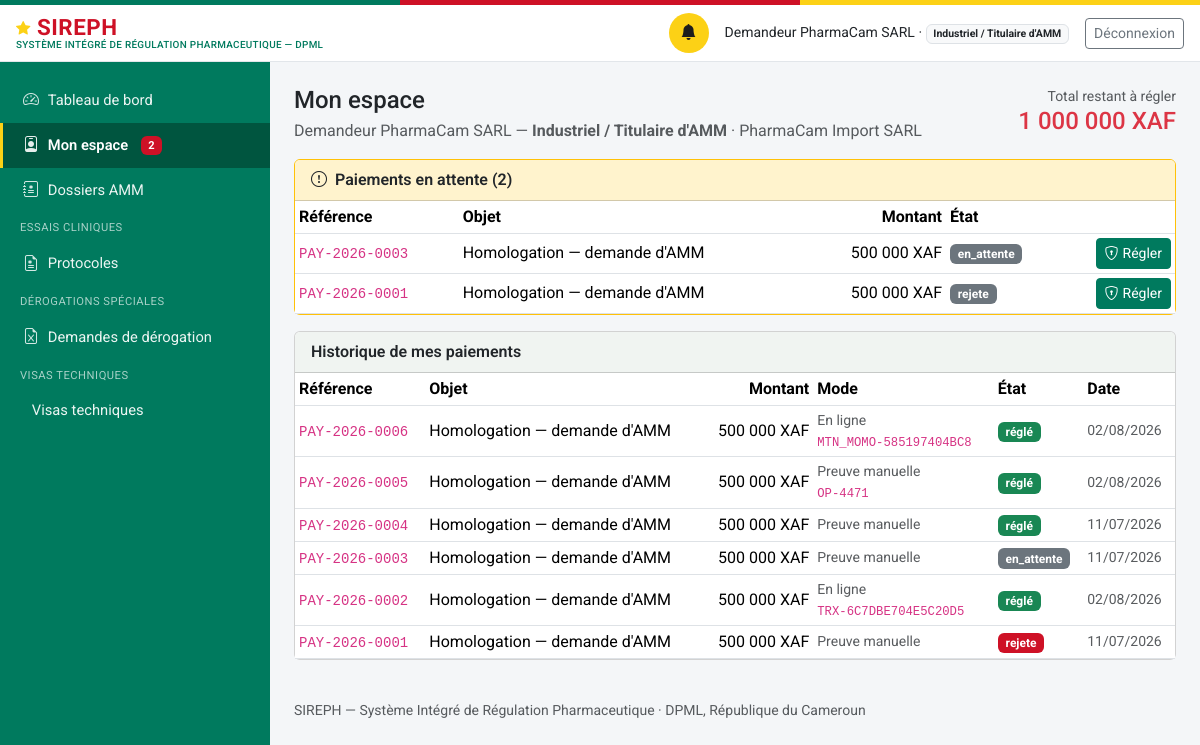
The app's page /mon-espace (signed in), older data.
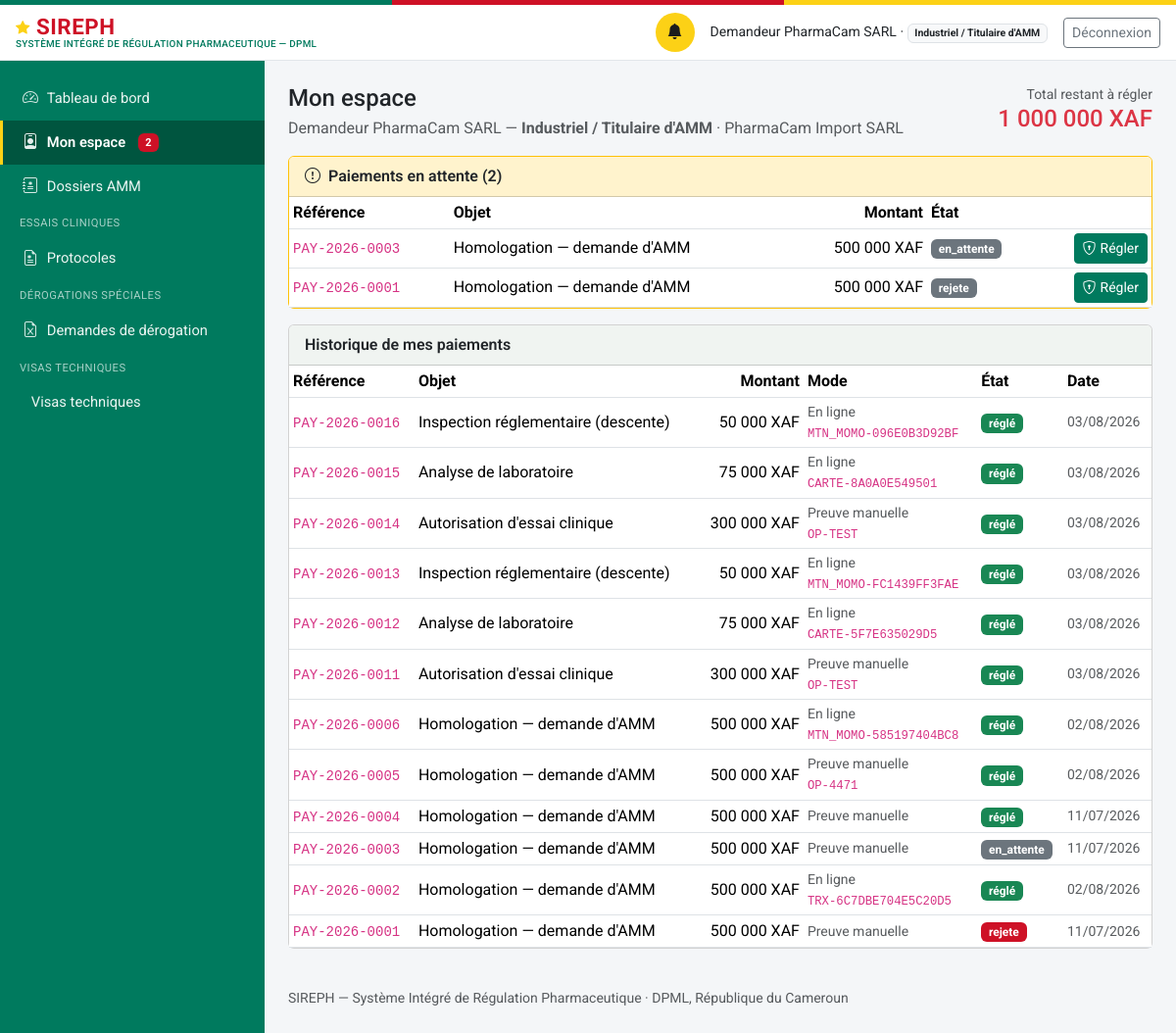
The same page, newer data.
### models.py (models this page shows, shortened)
class Personne(db.Model):
    id = db.Column(db.Integer, primary_key=True)
    nom_complet = db.Column(db.String(200), nullable=False)
    email = db.Column(db.String(150), unique=True, nullable=False)  # identifiant de connexion
    password_hash = db.Column(db.String(255), nullable=False)
    role_systeme = db.Column(db.String(50), nullable=False)
    etablissement_rattachement_id = db.Column(db.Integer, db.ForeignKey("etablissement.id"), nullable=True)
    contact = db.Column(db.String(200))
    statut_compte = db.Column(db.String(20), nullable=False, default="actif")
    date_creation = db.Column(db.DateTime, default=datetime.utcnow)
    etablissement = db.relationship("Etablissement", foreign_keys=[etablissement_rattachement_id])
    @property
    def role_label(self):
        from permissions import ROLES
        return ROLES.get(self.role_systeme, self.role_systeme)
    @property
    def est_externe(self):
        from permissions import est_externe
        return est_externe(self.role_systeme)

class Etablissement(db.Model):
    id = db.Column(db.Integer, primary_key=True)
    raison_sociale = db.Column(db.String(255), nullable=False)
    type = db.Column(db.String(40), nullable=False)
    adresse = db.Column(db.String(500))
    latitude = db.Column(db.Float, nullable=True)   # géolocalisation — exploité par le futur module RI
    longitude = db.Column(db.Float, nullable=True)
    statut_licence = db.Column(db.String(20), nullable=False, default="en_instruction")
    date_expiration_licence = db.Column(db.Date, nullable=True)
    pharmacien_responsable_id = db.Column(db.Integer, db.ForeignKey("personne.id"), nullable=True)
    categorie_activite = db.Column(db.String(30), nullable=True)
    pharmacien_responsable = db.relationship("Personne", foreign_keys=[pharmacien_responsable_id])

class Paiement(db.Model):
    id = db.Column(db.Integer, primary_key=True)
    numero = db.Column(db.String(30), unique=True, nullable=False)  # PAY-{annee}-{seq4}
    entite_type = db.Column(db.String(60), nullable=False, index=True)
    entite_id = db.Column(db.Integer, nullable=False, index=True)
    montant = db.Column(db.Integer, nullable=False)  # en XAF (entier, pas de sous-unité)
    devise = db.Column(db.String(5), nullable=False, default="XAF")
    statut = db.Column(db.String(20), nullable=False, default="en_attente")
    piece_jointe_id = db.Column(db.Integer, db.ForeignKey("piece_jointe.id"), nullable=True)
    motif_rejet = db.Column(db.Text, nullable=True)
    date_creation = db.Column(db.DateTime, default=datetime.utcnow)
    date_confirmation = db.Column(db.DateTime, nullable=True)
    confirme_par_id = db.Column(db.Integer, db.ForeignKey("personne.id"), nullable=True)
    mode = db.Column(db.String(20), nullable=False, default="preuve_manuelle")
    fournisseur = db.Column(db.String(30), nullable=True)   # mtn_momo | orange_money | carte
    reference_marchande = db.Column(db.String(64), unique=True, nullable=True)  # clé d'idempotence
    reference_transaction = db.Column(db.String(80), nullable=True)   # identifiant prestataire
    date_initiation = db.Column(db.DateTime, nullable=True)
    date_expiration = db.Column(db.DateTime, nullable=True)
    signature_notification = db.Column(db.String(120), nullable=True)  # HMAC vérifié du callback
    detail_echec = db.Column(db.Text, nullable=True)
    piece_jointe = db.relationship("PieceJointe", foreign_keys=[piece_jointe_id])
    confirme_par = db.relationship("Personne", foreign_keys=[confirme_par_id])

### routes_profils.py (the view)
@bp.route("/mon-espace")
@login_required
def mon_espace():
    u = current_user()
    if not u.est_externe:
        return redirect(url_for("dashboard"))
    paiements = svc_paiement.paiements_du_redevable(u)
    a_regler = [p for p in paiements if p.statut in ("en_attente", "initie", "rejete",
                                                     "echoue", "expire")]
    total_du = sum(p.montant for p in a_regler)
    return render_template(
        "profils/mon_espace.html", u=u, paiements=paiements, a_regler=a_regler,
        total_du=total_du, libelle_objet=svc_paiement.LIBELLE_OBJET,
        profils=ROLES_EXTERNES)

### auth.py (called while the page is built)
def current_user():
    uid = session.get("user_id")
    if not uid:
        return None
    return db.session.get(Personne, uid)

def login_required(view):
    @wraps(view)
    def wrapped(*a, **kw):
        if not current_user():
            return redirect(url_for("login", next=request.path))
        return view(*a, **kw)
    return wrapped

### paiements.py (called while the page is built)
def _representant_etablissement(etablissement_id):
    return (Personne.query
            .filter(Personne.etablissement_rattachement_id == etablissement_id,
                    Personne.role_systeme.in_(_PROFILS_REPRESENTANTS),
                    Personne.statut_compte == "actif")
            .first())

def paiements_du_redevable(personne):
    resultat = []
    for p in Paiement.query.order_by(Paiement.date_creation.desc()).all():
        d = _demandeur(p)
        if d and d.id == personne.id:
            resultat.append(p)
    return resultat

### permissions.py (called while the page is built)
def est_externe(role):
    return role in ROLES_EXTERNES

### templates/profils/mon_espace.html (shortened to what this page needs)
{% extends "base.html" %}
{% block content %}
<div class="d-flex justify-content-between align-items-start flex-wrap gap-2 mb-3">
  <div>
    <h1 class="h4 mb-1">Mon espace</h1>
    <p class="text-muted mb-0">
      {{ u.nom_complet }} — <strong>{{ u.role_label }}</strong>
      {% if u.etablissement %} · {{ u.etablissement.raison_sociale }}{% endif %}
    </p>
  </div>
  {% if total_du %}
  <div class="text-end">
    <div class="text-muted small">Total restant à régler</div>
    <div class="h4 mb-0 text-danger">
      {{ "{:,}".format(total_du).replace(',', ' ') }} XAF</div>
  </div>
  {% endif %}
</div>
{% if a_regler %}
<div class="card mb-3 border-warning">
  <div class="card-header bg-warning-subtle">
    <i class="bi bi-exclamation-circle me-1"></i>
    Paiements en attente ({{ a_regler|length }})
  </div>
  <div class="table-responsive">
    <table class="table table-sm mb-0 align-middle">
      <thead><tr>
        <th>Référence</th><th>Objet</th><th class="text-end">Montant</th>
        <th>État</th><th></th>
      </tr></thead>
      <tbody>
      {% for p in a_regler %}
        <tr>
          <td><code>{{ p.numero }}</code></td>
          <td>{{ libelle_objet.get(p.entite_type, p.entite_type) }}</td>
          <td class="text-end">{{ "{:,}".format(p.montant).replace(',', ' ') }} {{ p.devise }}</td>
          <td><span class="badge bg-secondary">{{ p.statut }}</span></td>
          <td class="text-end">
            <a class="btn btn-sm btn-primary"
               href="{{ url_for('paiement.payer', paiement_id=p.id) }}">
              <i class="bi bi-shield-lock me-1"></i>Régler</a>
          </td>
        </tr>
      {% endfor %}
      </tbody>
    </table>
  </div>
</div>
{% endif %}
<div class="card">
  <div class="card-header">Historique de mes paiements</div>
  {% if paiements %}
  <div class="table-responsive">
    <table class="table table-sm mb-0 align-middle">
      <thead><tr>
        <th>Référence</th><th>Objet</th><th class="text-end">Montant</th>
        <th>Mode</th><th>État</th><th>Date</th>
      </tr></thead>
      <tbody>
      {% for p in paiements %}
        <tr>
          <td><code>{{ p.numero }}</code></td>
          <td>{{ libelle_objet.get(p.entite_type, p.entite_type) }}</td>
          <td class="text-end">{{ "{:,}".format(p.montant).replace(',', ' ') }} {{ p.devise }}</td>
          <td class="small text-muted">
            {{ 'En ligne' if p.mode == 'en_ligne' else 'Preuve manuelle' }}
            {%- if p.reference_transaction %}<br><code class="small">{{ p.reference_transaction }}</code>{% endif %}
          </td>
          <td>
            {% if p.statut == 'confirme' %}
              <span class="badge bg-success">réglé</span>
            {% elif p.statut in ('echoue', 'rejete', 'expire') %}
              <span class="badge bg-danger">{{ p.statut }}</span>
            {% else %}
              <span class="badge bg-secondary">{{ p.statut }}</span>
            {% endif %}
          </td>
          <td class="small text-muted">
            {{ (p.date_confirmation or p.date_creation).strftime('%d/%m/%Y') }}</td>
        </tr>
      {% endfor %}
      </tbody>
    </table>
  </div>
  {% else %}
  <div class="card-body text-muted">Aucun paiement à ce jour.</div>
  {% endif %}
</div>
{% endblock %}

### templates/base.html (shortened to what this page needs)
<!doctype html>
<html lang="fr">
<head>
<link href="https://cdn.jsdelivr.net/npm/bootstrap@5.3.3/dist/css/bootstrap.min.css" rel="stylesheet">
<link href="https://cdn.jsdelivr.net/npm/bootstrap-icons@1.11.3/font/bootstrap-icons.css" rel="stylesheet">
<link href="{{ url_for('static', filename='css/style.css') }}" rel="stylesheet">
</head>
<body>
<div class="sireph-flagbar" aria-hidden="true"><span></span><span></span><span></span></div>
<header class="sireph-topbar">
  <div class="container-fluid px-3 py-2 d-flex align-items-center justify-content-between">
    <div class="d-flex align-items-center gap-2">
      <a class="sireph-brand" href="{{ current_user and url_for('dashboard') or url_for('login') }}">
        <i class="bi bi-star-fill"></i> SIREPH
        <small>Système Intégré de Régulation Pharmaceutique — DPML</small>
      </a>
    </div>
    {% if current_user %}
    <div class="d-flex align-items-center gap-3">
      <a href="{{ url_for('notifications_liste') }}" class="sireph-icon-btn" title="Notifications" aria-label="Notifications">
        <i class="bi bi-bell-fill"></i>
      </a>
      <span class="small d-none d-md-inline">{{ current_user.nom_complet }} ·
        <span class="badge bg-light text-dark border">{{ current_user.role_label }}</span></span>
      <a href="{{ url_for('logout') }}" class="btn btn-sm btn-outline-secondary">Déconnexion</a>
    </div>
    {% endif %}
  </div>
</header>
<div class="sireph-layout">
  {% if current_user %}
  <nav id="sireph-sidebar" class="offcanvas-lg offcanvas-start sireph-sidebar" tabindex="-1"
       aria-label="Navigation principale">
    <div class="offcanvas-body d-flex flex-column p-0">
      <ul class="nav nav-pills flex-column">
        <li class="nav-item">
          <a class="nav-link {{ 'active' if request.path == '/' }}" href="{{ url_for('dashboard') }}">
            <i class="bi bi-speedometer2"></i> Tableau de bord</a>
        </li>
        {% if current_user.est_externe %}
        <li class="nav-item">
          <a class="nav-link {{ 'active' if request.path == '/mon-espace' }}"
             href="{{ url_for('profils.mon_espace') }}">
            <i class="bi bi-person-badge"></i> Mon espace
            {%- if paiements_dus %}
            <span class="badge bg-danger ms-1">{{ paiements_dus }}</span>
            {%- endif %}
          </a>
        </li>
        {% endif %}
        {% if current_user.role_systeme != "demandeur_externe" or demandeur_a_amm %}
        <li class="nav-item">
          <a class="nav-link {{ 'active' if '/dossiers' in request.path }}" href="{{ url_for('dossiers_registre') }}">
            <i class="bi bi-journal-medical"></i> Dossiers AMM</a>
        </li>
        {% endif %}
        {% if current_user.role_systeme in ("administrateur_dpml", "agent_dros", "directeur_dpml") or (current_user.role_systeme == "demandeur_externe" and demandeur_a_ct) %}
        <div class="sireph-sidebar-section">Essais cliniques</div>
        <li class="nav-item">
          <a class="nav-link {{ 'active' if request.path == url_for('ct.registre') }}" href="{{ url_for('ct.registre') }}">
            <i class="bi bi-file-earmark-medical"></i> Protocoles</a>
        </li>
        {% endif %}
        {% if current_user.role_systeme in ("administrateur_dpml", "directeur_dpml") or (current_user.role_systeme == "demandeur_externe" and demandeur_a_derogations) %}
        <div class="sireph-sidebar-section">Dérogations spéciales</div>
        <li class="nav-item">
          <a class="nav-link {{ 'active' if request.path == url_for('derogation.registre') }}" href="{{ url_for('derogation.registre') }}">
            <i class="bi bi-file-earmark-excel"></i> Demandes de dérogation</a>
        </li>
        {% endif %}
        {% if current_user.role_systeme in ("administrateur_dpml", "directeur_dpml") or (current_user.role_systeme == "demandeur_externe" and demandeur_a_visas) %}
        <div class="sireph-sidebar-section">Visas techniques</div>
        <li class="nav-item">
          <a class="nav-link {{ 'active' if request.path == url_for('visas.registre') }}" href="{{ url_for('visas.registre') }}">
             Visas techniques</a>
        </li>
        {% endif %}
      </ul>
    </div>
  </nav>
  {% endif %}
  <main id="contenu-principal" class="sireph-content">
    {% block content %}{% endblock %}
    <footer class="text-muted small py-4 mt-3">
      SIREPH — Système Intégré de Régulation Pharmaceutique · DPML, République du Cameroun
    </footer>
  </main>
</div>
</body>
</html>

### static/css/style.css (style rules this page uses)
:root { --cm-green: #007a5e; --cm-green-dark: #00553f; --cm-red: #ce1126; --cm-yellow: #fcd116; }
body { background-color: #f4f6f8; font-family: "Roboto", -apple-system, BlinkMacSystemFont, "Segoe UI", Arial, sans-serif; }
.sireph-flagbar { height: 5px; display: flex; }
.sireph-flagbar span { flex: 1 1 0; }
.sireph-flagbar span:nth-child(1) { background-color: var(--cm-green); }
.sireph-flagbar span:nth-child(2) { background-color: var(--cm-red); }
.sireph-flagbar span:nth-child(3) { background-color: var(--cm-yellow); }
.sireph-topbar { background-color: #ffffff; border-bottom: 1px solid #e2e6ea; }
.sireph-brand { font-weight: 700; font-size: 1.4rem; color: var(--cm-red); letter-spacing: 0.5px; text-decoration: none; line-height: 1.1; }
.sireph-brand .bi-star-fill { color: var(--cm-yellow); font-size: 0.9rem; vertical-align: 2px; }
.sireph-brand small { display: block; font-size: 0.62rem; font-weight: 500; color: var(--cm-green); letter-spacing: 0.3px; text-transform: uppercase; }
.sireph-icon-btn { width: 40px; height: 40px; border-radius: 50%; display: inline-flex; align-items: center; justify-content: center; color: #1c1c1c; background-color: var(--cm-yellow); border: none; text-decoration: none; }
.sireph-layout { display: flex; align-items: stretch; min-height: calc(100vh - 63px); }
.sireph-sidebar { background-color: var(--cm-green) !important; width: 270px; flex-shrink: 0; padding: 1rem 0; }
.sireph-sidebar .nav-link { color: rgba(255, 255, 255, 0.92); padding: 0.65rem 1.25rem; border-left: 3px solid transparent; border-radius: 0; font-size: 0.92rem; display: flex; align-items: center; gap: 0.55rem; }
.sireph-sidebar .nav-link i { font-size: 1rem; opacity: 0.9; }
.sireph-sidebar .nav-link.active { background-color: var(--cm-green-dark); border-left-color: var(--cm-yellow); font-weight: 600; color: #fff; }
.sireph-sidebar .sireph-sidebar-section { color: rgba(255, 255, 255, 0.65); font-size: 0.7rem; text-transform: uppercase; letter-spacing: 0.5px; padding: 0.5rem 1.25rem 0.25rem; }
.sireph-content { flex: 1 1 auto; min-width: 0; padding: 1.5rem; }
.btn-primary { --bs-btn-bg: var(--cm-green); --bs-btn-border-color: var(--cm-green); --bs-btn-hover-bg: var(--cm-green-dark); --bs-btn-hover-border-color: var(--cm-green-dark); --bs-btn-active-bg: var(--cm-green-dark); }
.badge.bg-danger { background-color: var(--cm-red) !important; }
.card-header { background-color: #f0f4f1; font-weight: 600; }

Row changes from the older to the newer data that the page shows:
added Paiement: numero "PAY-2026-0016", get "Inspection réglementaire (descente)", montant "50 000", devise "XAF", mode "En ligne", reference_transaction "MTN_MOMO-096E0B3D92BF", statut "réglé", date_confirmation "03/08/2026"
added Paiement: numero "PAY-2026-0015", get "Analyse de laboratoire", montant "75 000", devise "XAF", mode "En ligne", reference_transaction "CARTE-8A0A0E549501", statut "réglé", date_confirmation "03/08/2026"
added Paiement: numero "PAY-2026-0014", get "Autorisation d'essai clinique", montant "300 000", devise "XAF", mode "Preuve manuelle", reference_transaction "OP-TEST", statut "réglé", date_confirmation "03/08/2026"
added Paiement: numero "PAY-2026-0013", get "Inspection réglementaire (descente)", montant "50 000", devise "XAF", mode "En ligne", reference_transaction "MTN_MOMO-FC1439FF3FAE", statut "réglé", date_confirmation "03/08/2026"
added Paiement: numero "PAY-2026-0012", get "Analyse de laboratoire", montant "75 000", devise "XAF", mode "En ligne", reference_transaction "CARTE-5F7E635029D5", statut "réglé", date_confirmation "03/08/2026"
added Paiement: numero "PAY-2026-0011", get "Autorisation d'essai clinique", montant "300 000", devise "XAF", mode "Preuve manuelle", reference_transaction "OP-TEST", statut "réglé", date_confirmation "03/08/2026"
